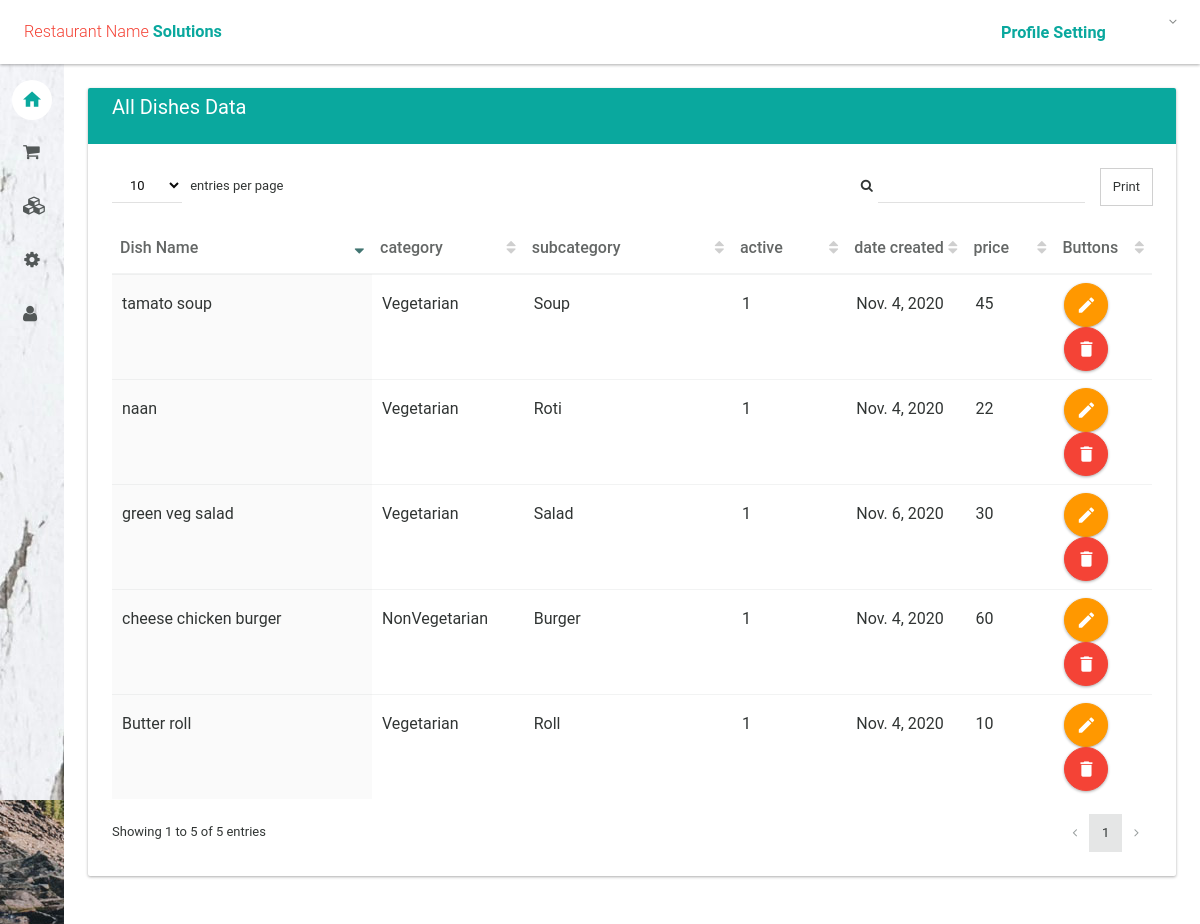
The page /CustomerAndDish/all_dish/ (signed in) on the database its author committed.
### CustomerAndDish/models.py (models this page shows, shortened)
class Dish(models.Model):
    dish_id = models.AutoField(primary_key=True)
    def_dish_id = models.ForeignKey(DefaultDish,on_delete=models.CASCADE,default="")
    dish_name = models.CharField(max_length=50,default=def_dish_id)
    category = models.CharField(max_length=50,default='--')
    subcategory = models.CharField(max_length=50,default='--')
    active = models.CharField(max_length=50,default=1)
    date_created = models.DateField(default=datetime.now, blank=True)
    price = models.IntegerField()

class DefaultDish(models.Model):
    dish_name_Def = models.CharField(db_column="dish", max_length=100)
    category = models.CharField(db_column="category",max_length=100)
    subcategory = models.CharField(db_column="subcategory",max_length=100)
    active = models.IntegerField(default='1')
    def __str__(self):
        return str(f'{self.dish_name_Def}')

### CustomerAndDish/views.py (the view)
# urls.py: path('all_dish/', views.All_Dish,name="allDish"),
@login_required
def All_Dish(request):
    dishes = Dish.objects.all()
    return render(request, 'CustomerAndDish/index_dishes.html', {'dishes': dishes})

### CustomerAndDish/templates/CustomerAndDish/index_dishes.html (shortened to what this page needs)
{% extends 'layout.html' %}
{% block body %}
                <section>
                    <div class="section-body">
                        <div class="row">
                            <div class="col-lg-12">
                                <div class="card">
                                    <div class="card-head style-primary">
                                        <header>All Dishes Data</header>
                                    </div>
                                    <div class="card-body">
                                        <div class="table-responsive">
                                            <table id="datatable2" class="table order-column hover">
                                                <thead>
                                                    <tr>
                                                        <th width="25%">Dish Name</th>
                                                        <th width="100px">category</th>
                                                        <th width="20%">subcategory</th>
                                                        <th width="100px">active</th>
                                                        <th width="100px">date created</th>
                                                        <th width="70px">price</th>
                                                        <th width="70px">Buttons</th>
                                                    </tr>
                                                </thead>
                                                <tbody>
                                                    {% for dish in dishes %}
                                                        <tr class="gradeX">
                                                            <td>{{ dish.def_dish_id }}</td>
                                                            <td>{{ dish.category }}</td>
                                                            <td>{{ dish.subcategory }}</td>
                                                            <td>{{ dish.active }}</td>
                                                            <td>{{ dish.date_created }}</td>
                                                            <td>{{ dish.price }}</td>
                                                            <td>
                                                                <a href="{% url 'editDish' dish.dish_id %}" class="btn ink-reaction btn-floating-action btn-warning"><i class="md md-edit"></i> </a>
                                                                <a href="{% url 'deleteDish' dish.dish_id %}" class="btn ink-reaction btn-floating-action btn-danger" onclick="return confirm('Are you sure you want to delete this?')"><i class="md md-delete"></i> </a>
                                                            </td>
                                                        </tr>
                                                    {% endfor %}
                                                </tbody>
                                            </table>
                                        </div>
                                    </div>
                                </div>
                            </div>
                        </div>
                    </div>
                </section>
{% endblock %}

### rows shown on the page
Dish: def_dish_id "naan", category "Vegetarian", subcategory "Roti", active "1", date_created "Nov. 4, 2020", price "22"
Dish: def_dish_id "cheese chicken burger", category "NonVegetarian", subcategory "Burger", active "1", date_created "Nov. 4, 2020", price "60"
Dish: def_dish_id "tamato soup", category "Vegetarian", subcategory "Soup", active "1", date_created "Nov. 4, 2020", price "45"
Dish: def_dish_id "Butter roll", category "Vegetarian", subcategory "Roll", active "1", date_created "Nov. 4, 2020", price "10"
Dish: def_dish_id "green veg salad", category "Vegetarian", subcategory "Salad", active "1", date_created "Nov. 6, 2020", price "30"
